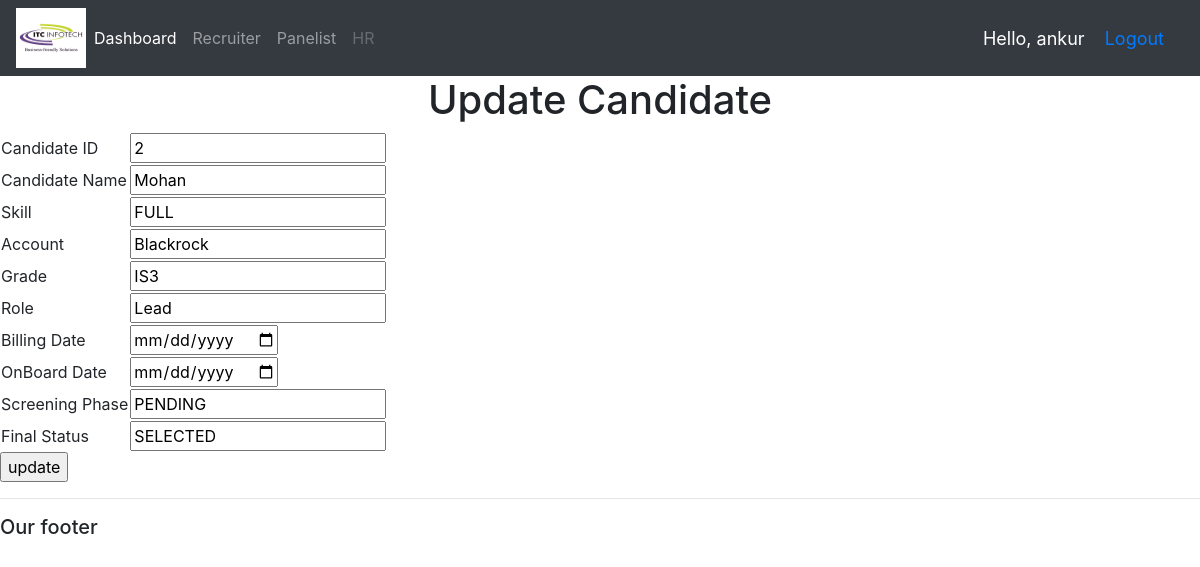
Screenshot of /recruiter/search/edit/2 (signed in) with the database file from the repository.
### recruit_app/models.py (models this page shows)
class Candidate(models.Model):
    SKILL_CHOICES = (
        ('JAVA','JAVA'),
        ('PYTHON','PYTHON'),
        ('FULL STACK','FULL STACK'),
        ('BACKEND','BACKEND'),
    )
    GRADE_CHOICES = (
        ('IS1','IS1'),
        ('IS2','IS2'),
        ('IS3','IS3'),
    )
    SCREENING_CHOICES = (
        ('PENDING','PENDING'),
        ('WIP','WIP'),
        ('COMPLETE','COMPLETE'),
    )
    SELECTION_CHOICES = (
        ('SELECTED','SELECTED'),
        ('REJECTED','REJECTED')
    )
    Candidate_Name = models.CharField(max_length=70)
    Skill_Category = models.CharField(max_length=20,choices = SKILL_CHOICES)
    Account = models.CharField(max_length = 50)
    Grade = models.CharField(max_length=10,choices = GRADE_CHOICES)
    Role = models.CharField(max_length=20)
    Billing_Date = models.DateField()
    OnBoard_Date = models.DateField(default='2021-01-01')
    Screening_Phase = models.CharField(max_length=20,choices = SCREENING_CHOICES)
    Final_status = models.CharField(max_length = 10, choices = SELECTION_CHOICES,default = 'SELECTED')
    def __str__(self):
        return self.Candidate_Name

### recruit_app/views.py (the view)
# urls.py: path('recruiter/search/edit/<int:id>',views.edit ,name = 'edit'),
@login_required(login_url = 'login')
def edit(request,id):
    display = Candidate.objects.get(id=id)
    print(display)
    return render(request,'recruit_app/edit.html',{'editupdaterecord':display})

### recruit_app/templates/recruit_app/edit.html (shortened to what this page needs)
{% extends 'recruit_app/main.html' %}
{% block content %}
<h1>Update Candidate</h1>
<form method = "post" action = "/recruiter/search/edit/update/{{editupdaterecord.id}}">
<table style = "width:1">
<tr>
    <td>Candidate ID</td>
    <td><input type = "text" name="id" value = {{editupdaterecord.id}} readonly></td>
</tr>
<tr>
    <td>Candidate Name</td>
    <td><input type = "text" name="Candidate_Name" value = {{editupdaterecord.Candidate_Name}}></td>
</tr>
<tr>
    <td>Skill</td>
    <td><input type="text" name = "Skill_Category" value = {{editupdaterecord.Skill_Category}}></td>
</tr>
<tr>
    <td>Account</td>
    <td><input type="text" name = "Account" value = {{editupdaterecord.Account}}></td>
</tr>
<tr>
    <td>Grade</td>
    <td><input = "text" name = "Grade" value = {{editupdaterecord.Grade}}></td>
</tr>
<tr>
    <td>Role</td>
    <td><input type = "text" name = "Role" value = {{editupdaterecord.Role}}></td>
</tr>
<tr>
    <td>Billing Date</td>
    <td><input type="date" name = "Billing_Date" value ={{editupdaterecord.Billing_Date}}></td>
</tr>
<tr>
    <td>OnBoard Date</td>
    <td><input type = "date" name = "OnBoard_Date" value ={{editupdaterecord.OnBoard_Date}}></td>
</tr>
<tr>
    <td>Screening Phase</td>
    <td><input type = "text" name = "Screening_Phase" value = {{editupdaterecord.Screening_Phase}}></td>
</tr>
<tr>
    <td>Final Status</td>
    <td><input type = "text" name = "Final_status" value = {{editupdaterecord.Final_status}}></td>
</tr>
</table>
<input type="submit" value="update"/>
</form>
{% endblock content%}

### recruit_app/templates/recruit_app/navbar.html (shortened to what this page needs)
{% load static %}
<nav class="navbar navbar-expand-lg navbar-dark bg-dark">
  <img src="{% static 'images/itc.png' %}" width = "70" height = "60">
  <div class="collapse navbar-collapse" id="navbarNavAltMarkup">
    <div class="navbar-nav">
      <a class="nav-item nav-link active" href="{% url 'home' %}">Dashboard <span class="sr-only">(current)</span></a>
      <a class="nav-item nav-link" href="{% url 'recruiter' %}">Recruiter</a>
      <a class="nav-item nav-link" href="{% url 'panelist' %}">Panelist</a>
      <a class="nav-item nav-link disabled" href="{% url 'hr' %}">HR</a>
    </div>
  </div>
  <span class = "hello-msg">Hello, {{request.user}}</span>
  <span class = "hello-msg"><a href= "{% url 'logout' %}">Logout</a></span>
</nav>

### recruit_app/templates/recruit_app/navbar.html (style rules this page uses)
.hello-msg { font-size: 18px; color: #fff; margin-right: 20px; }

### recruit_app/templates/recruit_app/edit.html (style rules this page uses)
h1 { text-align: center; }

### rows the page displays
Candidate: id "2", Candidate_Name "Mohan", Account "Blackrock", Grade "IS3", Role "Lead", Screening_Phase "PENDING", Final_status "SELECTED"

### other values shown
{{ request.user }} "ankur"
